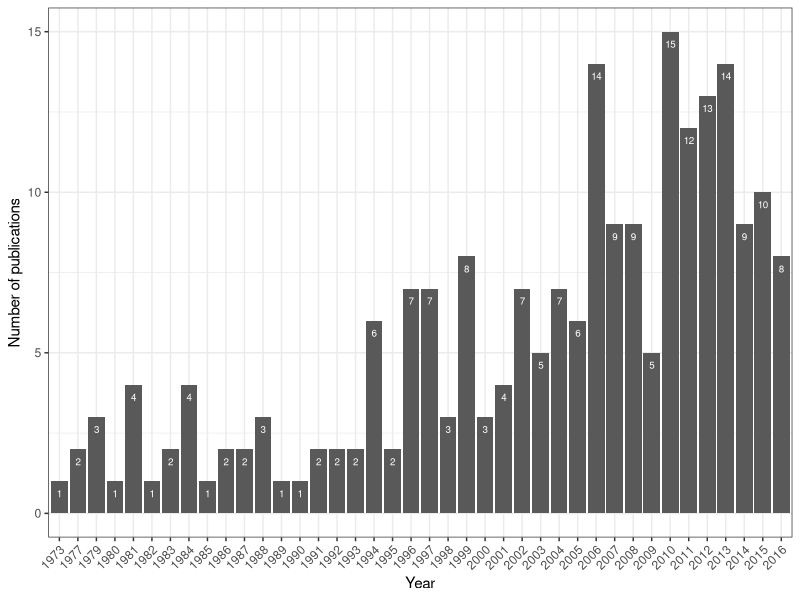
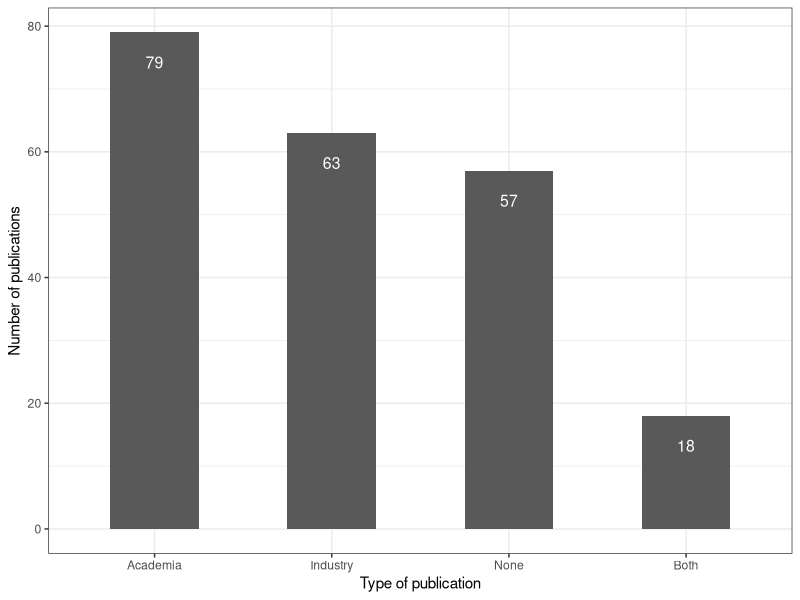
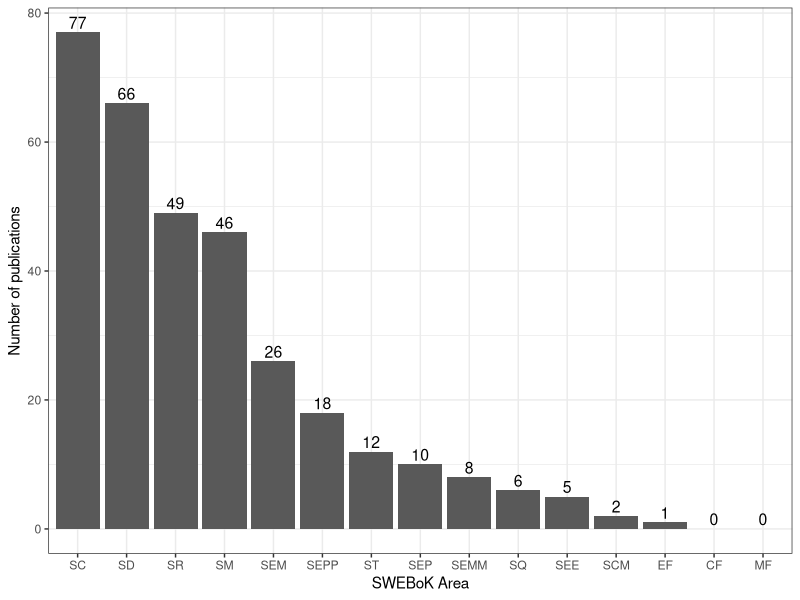
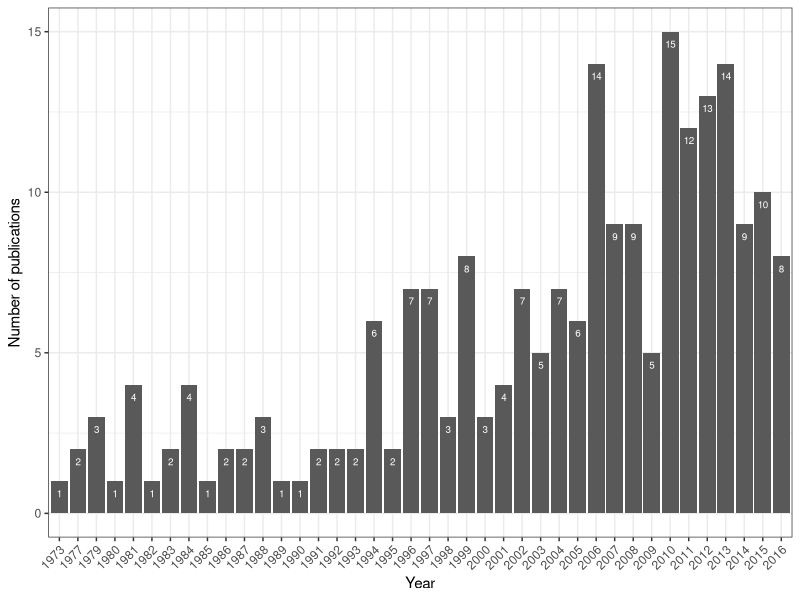
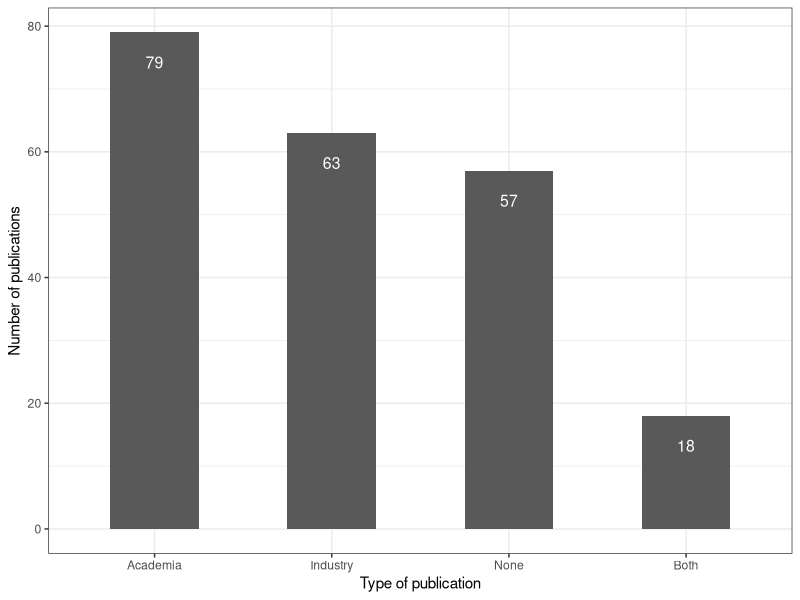
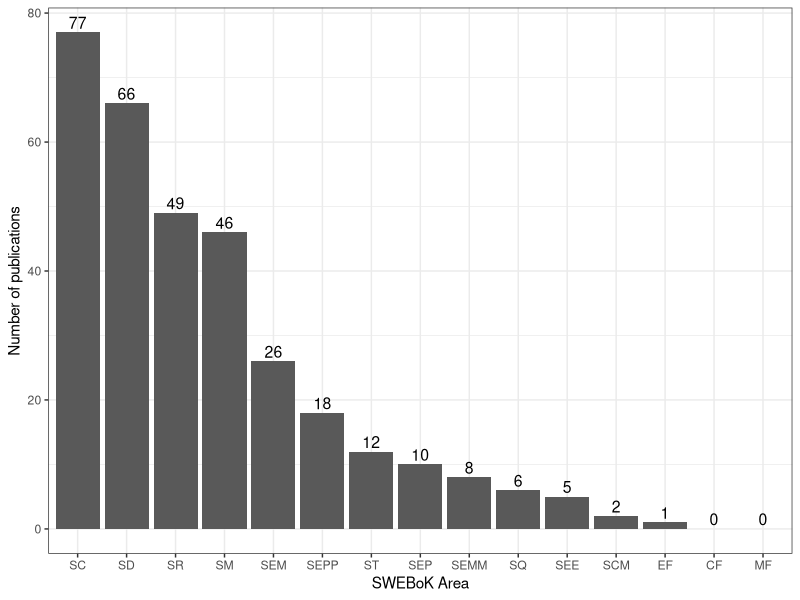

Write the R code that produced these figures, in order. (Note: this script raises an error after producing the figures.)
## ---- chunk 1
# Keep things nice and tidy, all libraries go here
library(readxl)
library(tidyverse)
library(knitr)
library(kableExtra)
library(svglite)
## ---- chunk 2
data <- read_excel("data.xlsx", skip = 1)
data <- data %>% filter(is.na(Exclude))
## ---- chunk 3
ggplot(data, aes(x=as.factor(Year))) + 
  geom_bar() +  
  ylab("Number of publications") +
  xlab("Year") + 
  geom_text(stat='count', aes(label=..count..), vjust=2, color="white", size = 2.5) + 
  theme_bw() + 
  theme(axis.text.x = element_text(angle = 45, hjust = 1)) 
ggsave("yearly_distribution.eps")
## ---- chunk 4

# Cleaning not needed values 
data<-data %>% 
    mutate(Academia = replace(Academia, Academia == "?", NA)) %>%
    mutate(Industry = replace(Industry, Industry == "?", NA))

data<-data %>%
  mutate(Type = case_when(is.na(Academia) & is.na(Industry) ~ "None", 
                       Academia == "1.0" & is.na(Industry) ~ "Academia",
                       Industry == "1.0" & is.na(Academia) ~ "Industry", 
                       TRUE ~ "Both"))
## ---- chunk 5
data %>% 
  mutate(Type = fct_infreq(Type, ordered = T)) %>% 
ggplot(aes(x=Type)) + 
  geom_bar(width = .5) +
  xlab("Type of publication") + 
  ylab("Number of publications") + 
  geom_text(stat='count', aes(label=..count..), vjust=3, color="white", size = 4) +
  theme_bw()
ggsave("academia_industry_distribution.eps")
## ---- chunk 6
data %>% 
  select(7:21) %>% # selecting columns corresponding to the SWEBoK Areas
  mutate_all(replace_na,0) %>% 
  summarise_all(sum) %>% 
  gather(key = "SWEBOKArea", value = "publications", 1:15) %>% 
  arrange(-publications) %>%  
  mutate(SWEBOKArea = factor(SWEBOKArea, SWEBOKArea)) %>% 
  ggplot(aes(x=SWEBOKArea, y=publications)) + 
  geom_bar(stat="identity") + 
  geom_text(aes(label=publications), vjust=-0.3, color="black", size = 4) + 
  xlab("SWEBoK Area") + 
  ylab("Number of publications") +
  theme_bw()

ggsave("swebok_distribution.eps")
## ---- chunk 7
data %>% 
  select(7:21) %>% # selecting columns corresponding to the SWEBoK Areas
  mutate_all(replace_na,0) %>% 
  as.matrix() %>% 
  crossprod() %>% 
  kable() %>%
  kable_styling("striped", full_width = T) %>%
  column_spec(1, bold = T)
## ---- chunk 8
x <- data %>% select(7:21, matches('Attention|Memory|Cognitive load|CL$|Problem solving|Reasoning|Decision making|Errors| biases$' )) %>%
  mutate_all(replace_na, 0) %>%
  mutate(`Problem solving`, `Problem solving` = as.numeric(`Problem solving`)) %>% 
  gather(key="SWEBOK", value = pubs, 1:15) %>% # use SWEBOK area as factor
  filter(pubs == 1) %>% # select areas for which there are publications
  group_by(SWEBOK) %>% 
  summarise_all(sum) %>% # number of publication for each area 
  select(-pubs) %>%  # remove pubs to reuse it later
  gather(key = "Taxonomy", value = "count", 2:17) %>%  # count publications in each cognitive taxonomy area
  mutate(label = str_replace(as.character(count), "^0", "")) # add label for later
## ---- chunk 9
# Bubble plot
x <- arrange(x, Taxonomy)
xf<-x$Taxonomy
xfu<-unique(xf)
x$Taxonomy<-factor(xf,levels=xfu)
p<-ggplot(x)
p + geom_point(aes(x = fct_infreq(SWEBOK), y = fct_rev(Taxonomy)), size=x$count*1.6, shape=21, fill="white", alpha=0.60) +
geom_text(aes(x = fct_infreq(SWEBOK), y = fct_rev(Taxonomy), label=label), size=2) +
theme(axis.text.x = element_text(angle = 45, hjust = 1.1, size=9,colour="black"), axis.text.y = element_text(size=8,colour="black"), axis.title.x = element_text(size=10), axis.title.y = element_text(size=10,colour = "black",vjust=0.12), panel.grid.major = element_line(linetype = "dashed", size=0.1, color="black"))+
  labs(x="SWEBOK Area",y = "Taxonomy Area") + theme_bw()
ggsave("swebok_taxonomy_bubble.eps")
## ---- chunk 10
# Preparing the dataset for analysing the research methods
data<-data %>%
  mutate(Quantitative = case_when(`Quantit. measures` == 1 | `Task performance` == 1 | `Physiological meas.` == 1 | `Subjective ratings` == 1 | `Behavioral meas.` == 1 ~ 1)) %>% 
  mutate(Quantitative = replace_na(Quantitative, 0)) %>%  
  mutate(Qualitative = case_when(Fieldwork == 1 | Interview == 1 | `Qualit. measures` == 1 | `Task-based` == 1 | `Open observation` == 1 ~ 1)) %>%  
  mutate(Qualitative = replace_na(Qualitative, 0)) %>% 
  mutate(Both = if_else(Qualitative == 1 & Quantitative == 1, 1, 0))

## ---- chunk 11
# Creating a temp dataset with missing publications years (i.e., year for which there was no publication)
mydf.temp <- data %>% 
  filter(is.na(Exclude)) %>% 
  select(c(5, 7:21)) %>% 
  mutate_all(replace_na, 0) %>% 
  gather(key="SWEBOKArea", value = "publications", 2:16) %>% 
  group_by(Year, SWEBOKArea) %>% 
  summarise(total=sum(publications)) 

# filling in the missing years
mydf.temp.complete <- mydf.temp %>% 
  complete(Year=seq(1973,2016))

# plot
mydf.temp.complete %>% 
  ggplot(aes(x=as.factor(Year), fill=SWEBOKArea, y = total)) + 
  geom_bar(stat="identity") + 
  xlab("Year") + ylab("Publications") + 
  theme(axis.text.x = element_text(angle = 45, hjust = 1, size = 7))

ggsave("years_swebok.pdf")
## ---- chunk 12
data
## ---- chunk 13
data <-  data %>% complete(Year=seq(1973,2016)) 

data <-  data %>% 
  mutate(research_method = if_else(Both==1, "Mixed", if_else(Qualitative==1, "Qualitative", "Quantitative"))) 

data %>%  ggplot(aes(x=as.factor(Year), fill=research_method)) + geom_bar() + scale_fill_discrete(name="Research methods", labels = c("Mixed", "Qualitative", "Quantitative", ""), na.value = "transparent") + xlab("Year") + ylab("Publications") +   theme(axis.text.x = element_text(angle = 45, hjust = 1, size = 5))

ggsave("years_researchmethods.pdf")
